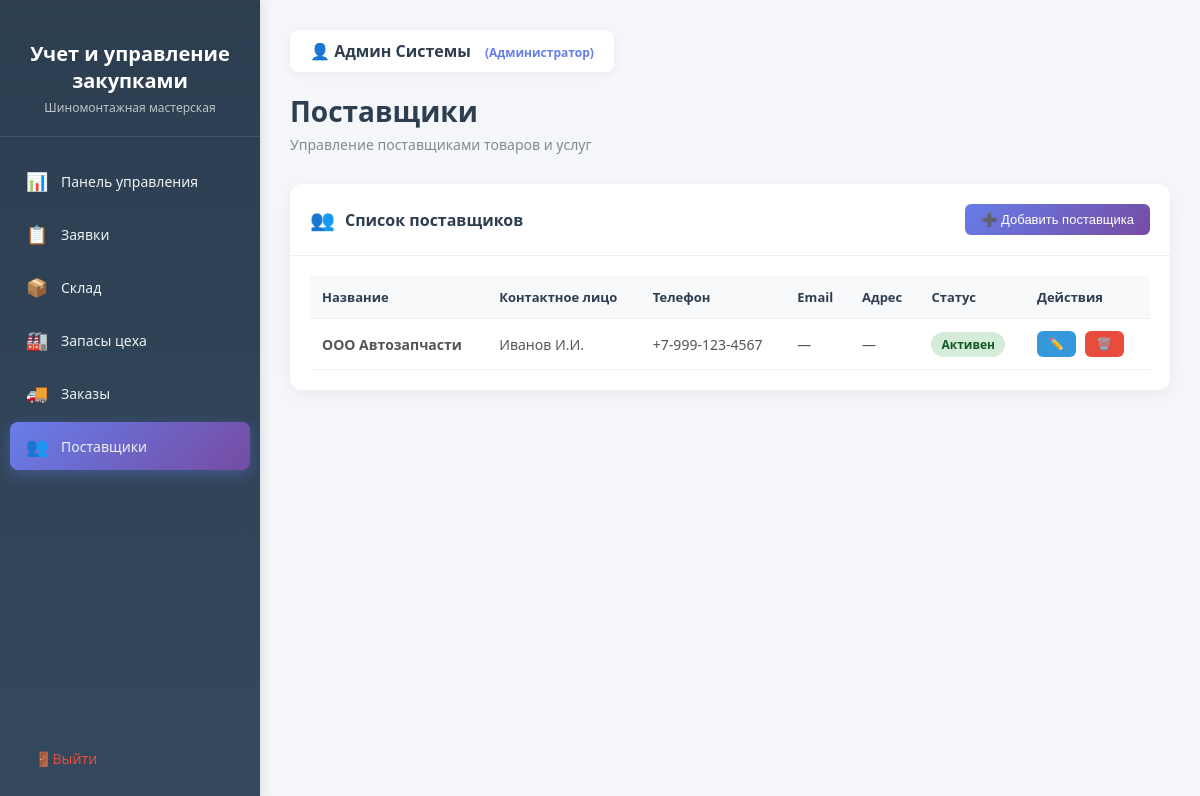
Screenshot of /suppliers/ (signed in) with the database file from the repository.
### core/models.py (models this page shows, shortened)
class Supplier(models.Model):
    name = models.CharField(_('Название поставщика'), max_length=200)
    contact_person = models.CharField(_('Контактное лицо'), max_length=100, blank=True)
    email = models.EmailField(_('Email'), blank=True)
    phone = models.CharField(_('Телефон'), max_length=50, blank=True)
    address = models.TextField(_('Адрес'), blank=True)
    created_at = models.DateTimeField(_('Дата добавления'), auto_now_add=True)
    is_active = models.BooleanField(_('Активен'), default=True)
    class Meta:
        verbose_name = _('Поставщик')
        verbose_name_plural = _('Поставщики')
        ordering = ['name']

### core/views.py (the view, shortened to what this page needs)
# urls.py: path('suppliers/', suppliers, name='suppliers'),
@login_required
def suppliers(request):
    suppliers_list = Supplier.objects.all().order_by('name')
    context = {
        'suppliers': suppliers_list,
        'user': request.user,
    }
    return render(request, 'procurement/suppliers.html', context)

### templates/procurement/suppliers.html (shortened to what this page needs)
<!DOCTYPE html>
<html lang="ru">
<head>
</head>
<body>
    <aside class="sidebar">
        <div class="sidebar-header">
            <h2>Учет и управление закупками</h2>
            <p>Шиномонтажная мастерская</p>
        </div>
        <ul class="sidebar-menu">
            <li>
                <a href="{% url 'dashboard' %}">
                    <span class="menu-icon">📊</span>
                    <span>Панель управления</span>
                </a>
            </li>
            <li>
                <a href="{% url 'requests' %}">
                    <span class="menu-icon">📋</span>
                    <span>Заявки</span>
                </a>
            </li>
            <li>
                <a href="{% url 'warehouse' %}">
                    <span class="menu-icon">📦</span>
                    <span>Склад</span>
                </a>
            </li>
            <li>
                <a href="{% url 'workshop_stock' %}">
                    <span class="menu-icon">🏭</span>
                    <span>Запасы цеха</span>
                </a>
            </li>
            <li>
                <a href="{% url 'orders' %}">
                    <span class="menu-icon">🚚</span>
                    <span>Заказы</span>
                </a>
            </li>
            <li>
                <a href="{% url 'suppliers' %}" class="active">
                    <span class="menu-icon">👥</span>
                    <span>Поставщики</span>
                </a>
            </li>
        </ul>
        <div class="sidebar-footer">
            <a href="{% url 'logout' %}" class="logout-btn">
                <span class="menu-icon">🚪</span>
                <span>Выйти</span>
            </a>
        </div>
    </aside>
    <main class="main-content">
        <div class="page-header">
            <div class="user-info">
                👤 <span>{{ user.get_full_name|default:user.username }}</span>
                {% if user.is_staff %}
                    <span style="color: #667eea; font-size: 12px; margin-left: 10px;">(Администратор)</span>
                {% endif %}
            </div>
            <h1>Поставщики</h1>
            <p>Управление поставщиками товаров и услуг</p>
        </div>
        <div class="card">
            <div class="card-header">
                <h3>
                    <span class="widget-icon">👥</span>
                    Список поставщиков
                </h3>
                <div class="header-actions">
                    <button class="btn btn-primary" onclick="openAddModal()">
                        ➕ Добавить поставщика
                    </button>
                </div>
            </div>
            <div class="card-body">
                {% if suppliers %}
                    <div class="table-responsive">
                        <table class="data-table">
                            <thead>
                                <tr>
                                    <th>Название</th>
                                    <th>Контактное лицо</th>
                                    <th>Телефон</th>
                                    <th>Email</th>
                                    <th>Адрес</th>
                                    <th>Статус</th>
                                    <th>Действия</th>
                                </tr>
                            </thead>
                            <tbody>
                                {% for supplier in suppliers %}
                                    <tr>
                                        <td><strong>{{ supplier.name }}</strong></td>
                                        <td>{{ supplier.contact_person|default:"—" }}</td>
                                        <td>{{ supplier.phone|default:"—" }}</td>
                                        <td>{{ supplier.email|default:"—" }}</td>
                                        <td>{{ supplier.address|default:"—" }}</td>
                                        <td>
                                            <span class="status-badge {% if supplier.is_active %}status-active{% else %}status-inactive{% endif %}">
                                                {% if supplier.is_active %}Активен{% else %}Не активен{% endif %}
                                            </span>
                                        </td>
                                        <td class="actions-cell">
                                            <button class="btn btn-edit" onclick="openEditModal({{ supplier.id }}, '{{ supplier.name }}', '{{ supplier.contact_person|escapejs }}', '{{ supplier.phone|escapejs }}', '{{ supplier.email|escapejs }}', '{{ supplier.address|escapejs }}', {{ supplier.is_active|lower }})">✏️</button>
                                            <button class="btn btn-delete" onclick="deleteSupplier({{ supplier.id }})">🗑️</button>
                                        </td>
                                    </tr>
                                {% endfor %}
                            </tbody>
                        </table>
                    </div>
                {% else %}
                    <div class="empty-state">
                        <div class="empty-state-icon">📋</div>
                        <p>Поставщики не найдены</p>
                        <p style="margin-top: 10px;">Нажмите "Добавить поставщика", чтобы создать первого поставщика</p>
                    </div>
                {% endif %}
            </div>
        </div>
    </main>
</body>
</html>

### templates/procurement/suppliers.html (style rules this page uses)
* { margin: 0; padding: 0; box-sizing: border-box; }
body { font-family: 'Segoe UI', Tahoma, Geneva, Verdana, sans-serif; background: #f5f6fa; min-height: 100vh; display: flex; }
.sidebar { width: 260px; background: linear-gradient(180deg, #2c3e50 0%, #34495e 100%); min-height: 100vh; position: fixed; left: 0; top: 0; padding: 20px 0; box-shadow: 2px 0 10px rgba(0,0,0,0.1); }
.sidebar-header { padding: 20px; text-align: center; border-bottom: 1px solid rgba(255,255,255,0.1); margin-bottom: 20px; }
.sidebar-header h2 { color: white; font-size: 20px; margin-bottom: 5px; }
.sidebar-header p { color: #bdc3c7; font-size: 12px; }
.sidebar-menu { list-style: none; padding: 0 10px; }
.sidebar-menu li { margin-bottom: 5px; }
.sidebar-menu a { display: flex; align-items: center; padding: 12px 15px; color: #ecf0f1; text-decoration: none; border-radius: 8px; transition: all 0.3s ease; font-size: 14px; }
.sidebar-menu a.active { background: linear-gradient(135deg, #667eea 0%, #764ba2 100%); box-shadow: 0 4px 15px rgba(102, 126, 234, 0.4); }
.sidebar-menu .menu-icon { margin-right: 12px; font-size: 18px; width: 24px; text-align: center; }
.sidebar-footer { position: absolute; bottom: 20px; width: 100%; padding: 0 20px; }
.logout-btn { display: flex; align-items: center; padding: 12px 15px; color: #e74c3c; text-decoration: none; border-radius: 8px; transition: all 0.3s ease; font-size: 14px; }
.main-content { margin-left: 260px; flex: 1; padding: 30px; }
.page-header { margin-bottom: 30px; }
.page-header h1 { color: #2c3e50; font-size: 28px; margin-bottom: 5px; }
.page-header p { color: #7f8c8d; font-size: 14px; }
.user-info { display: inline-block; background: white; padding: 10px 20px; border-radius: 8px; box-shadow: 0 2px 10px rgba(0,0,0,0.05); margin-bottom: 20px; }
.user-info span { color: #2c3e50; font-weight: 600; }
.card { background: white; border-radius: 12px; box-shadow: 0 4px 15px rgba(0,0,0,0.05); overflow: hidden; margin-bottom: 25px; }
.card-header { padding: 20px; border-bottom: 1px solid #ecf0f1; display: flex; align-items: center; justify-content: space-between; }
.card-header h3 { color: #2c3e50; font-size: 16px; display: flex; align-items: center; }
.card-header .widget-icon { margin-right: 10px; font-size: 20px; }
.card-body { padding: 20px; }
.table-responsive { overflow-x: auto; }
.data-table { width: 100%; border-collapse: collapse; }
.data-table th, .data-table td { padding: 12px; text-align: left; border-bottom: 1px solid #ecf0f1; }
.data-table th { background: #f8f9fa; color: #2c3e50; font-weight: 600; font-size: 13px; }
.data-table td { font-size: 14px; color: #555; }
.status-badge { display: inline-block; padding: 4px 10px; border-radius: 20px; font-size: 12px; font-weight: 600; }
.status-active { background: #d4edda; color: #155724; }
.btn { padding: 8px 16px; border-radius: 6px; cursor: pointer; font-size: 13px; transition: all 0.3s ease; border: none; text-decoration: none; display: inline-block; }
.btn-primary { background: linear-gradient(135deg, #667eea 0%, #764ba2 100%); color: white; }
.btn-edit { background: #3498db; color: white; padding: 6px 12px; font-size: 12px; }
.btn-delete { background: #e74c3c; color: white; padding: 6px 12px; font-size: 12px; }
.actions-cell { white-space: nowrap; }
.actions-cell .btn { margin-right: 5px; }
.header-actions { display: flex; gap: 10px; }

### rows the page displays
Supplier: name "ООО Автозапчасти", contact_person "Иванов И.И.", phone "+7-999-123-4567", email "—", address "—", is_active "Активен"

### other values shown
{{ user.get_full_name|default:user.username }} "Админ Системы"
